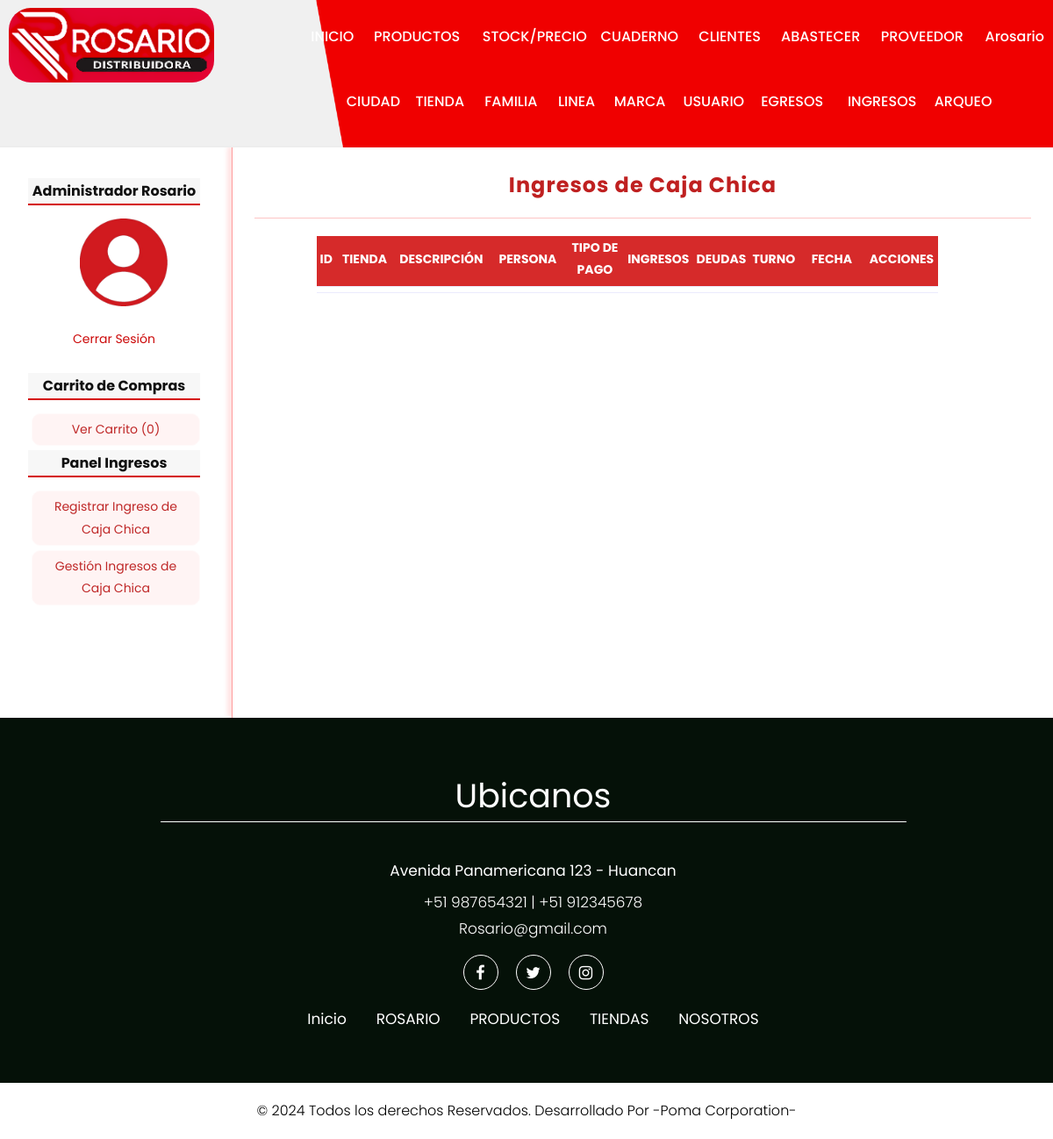
The app's page /ingreso/gestion (signed in), older data.
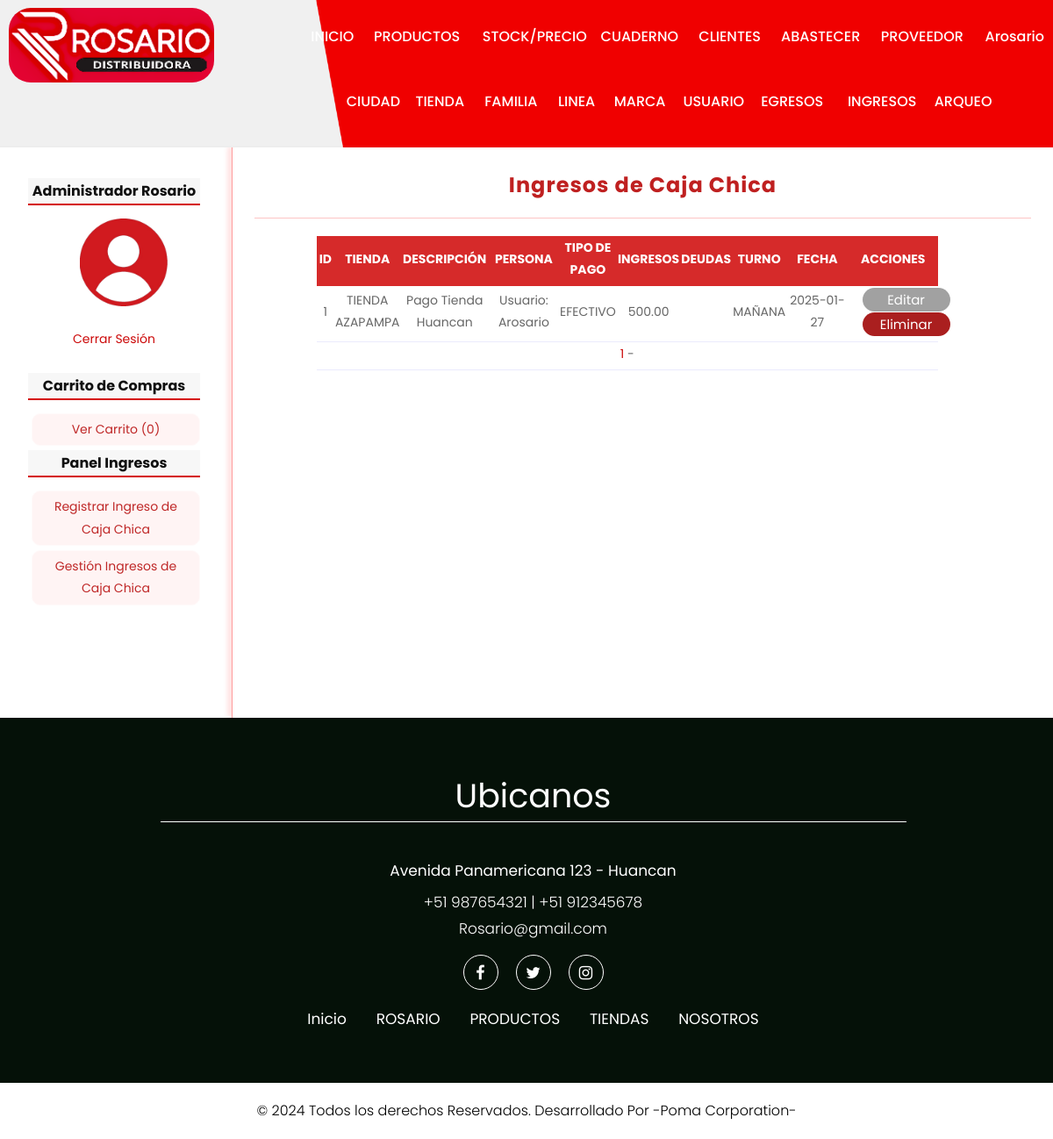
The same page, newer data.
### tables this page shows
CREATE TABLE Ingreso(
id              INT(255) AUTO_INCREMENT NOT NULL,
id_tienda       INT(255) NOT NULL,
id_usuario      INT(255),
id_cliente      INT(255),
id_cuaderno     INT(255),
tipopago        char(13),
ingresos        FLOAT(200,2),
deudas          FLOAT(200,2),
fecha           DATE,
hora            TIME,
turno           CHAR(6),
descripcion     VARCHAR(250),
est             CHAR(1) NOT NULL,
CONSTRAINT pk_ingreso PRIMARY KEY(id),
CONSTRAINT fk_ingreso_tienda FOREIGN KEY(id_tienda) REFERENCES tienda(id),
CONSTRAINT fk_ingreso_usuario FOREIGN KEY(id_usuario) REFERENCES usuario(id),
CONSTRAINT fk_ingreso_cliente FOREIGN KEY(id_cliente) REFERENCES cliente(id),
CONSTRAINT fk_ingreso_cuaderno FOREIGN KEY(id_cuaderno) REFERENCES cuaderno(id)
);

CREATE TABLE tienda(
id              INT(255) AUTO_INCREMENT NOT NULL,
id_ciudad       INT(255) NOT NULL,
nombre          VARCHAR(150) NOT NULL,
direccion       VARCHAR(255) NOT NULL,
est             CHAR(1) NOT NULL,
CONSTRAINT pk_tienda PRIMARY KEY(id),
CONSTRAINT fk_tienda_ciudad FOREIGN KEY(id_ciudad) REFERENCES ciudad(id)
);

CREATE TABLE usuario(
id              INT(255) AUTO_INCREMENT NOT NULL,
id_tienda       INT(255) NOT NULL,
dni             CHAR(8) NOT NULL,
nombre          VARCHAR(150) NOT NULL,
apellidos       VARCHAR(255) NOT NULL,
usuariof        VARCHAR(150) NOT NULL,
password        VARCHAR(255) NOT NULL,
rol             VARCHAR(20),
imagen          VARCHAR(255),
est             CHAR(1) NOT NULL,
CONSTRAINT pk_usuario PRIMARY KEY(id),
CONSTRAINT uq_usuariof UNIQUE(usuariof),
CONSTRAINT fk_usuario_tienda FOREIGN KEY(id_tienda) REFERENCES tienda(id)
);

### controllers/IngresoController.php (called while the page is built, shortened)
<?Php
require_once 'models/ingreso.php';
Class ingresoController{
    public function gestion(){
        if(isset($_GET['pag'])){
            $pag = $_GET['pag'];
        }else{
            $pag = 1;
        }
        $limite = 6;
        $offset = ($pag-1)*$limite;
        $ingreso = new Ingreso();
        $ingreso->setOffset($offset);
        $ingreso->setLimite($limite);
        $ingr = $ingreso->getAll();
        $total = $ingreso->getAlltotal();
        $totalP = ceil($total/$limite);
        $totalPag = $totalP;
        require_once 'views/ingreso/gestionin.php';
    }
}
?>

### config/db.php (called while the page is built)
<?Php
Class Database{
    public static function connect(){
        $db = new mysqli('localhost', 'root', '', 'ferr_ros_h');
        $db->query("SET NAMES 'utf8'");
        return $db;
    }
}
?>

### models/ingreso.php (called while the page is built, shortened)
<?Php
Class ingreso{
    private $limite;
    private $offset;
    private $db;
    public function __construct(){
        $this->db = Database::connect();
    }
    function getLimite(){
        return $this->limite;
    }
    function getOffset(){
        return $this->offset;
    }
    function setLimite($limite){
        $this->limite = $limite;
    }
    function setOffset($offset){
        $this->offset = $offset;
    }
    Public function getall(){
        $sql = "SELECT i.id, i.tipopago, i.ingresos, i.deudas, i.fecha, i.turno, i.descripcion, t.nombre as 'tienda', c.nombrecom as 'cliente', cu.id as 'cuaderno', u.usuariof as 'usuario' FROM ingreso i "
                . "INNER JOIN tienda t on t.id = i.id_tienda "
                . "LEFT JOIN usuario u on u.id = i.id_usuario "
                . "LEFT JOIN cliente c on c.id = i.id_cliente "
                . "LEFT JOIN cuaderno cu on cu.id = i.id_cuaderno "
                . "WHERE i.est = 'H' ORDER BY id DESC LIMIT {$this->getOffset()},{$this->getLimite()};";
        $ingreso = $this->db->query($sql);
        return $ingreso;
    }
    public function getAlltotal(){
        $ingreso  = $this->db->query("SELECT * FROM ingreso WHERE est = 'H'");
        return $ingreso->num_rows;
    }
}
?>

### views/ingreso/gestionin.php (the view, shortened to what this page needs)
<h1>Ingresos de Caja Chica</h1>
<table class="tablita">
    <tr>
        <th style="width: 20px;">ID</th>
        <th style="width: 60px;">TIENDA</th>
        <th style="width: 100px;">DESCRIPCIÓN</th>
        <th style="width: 80px;">PERSONA</th>
        <th style="width: 60px;">TIPO DE PAGO</th>
        <th style="width: 40px;">INGRESOS</th>
        <th style="width: 40px;">DEUDAS</th>
        <th style="width: 50px;">TURNO</th>
        <th style="width: 70px;">FECHA</th>
        <th style="width: 50px;">ACCIONES</th>
    </tr>
    <?Php while($in = $ingr->fetch_object()): ?>
    <tr>
        <td><?=$in->id?></td>
        <td><?=$in->tienda?></td>
        <?Php
        if(isset($in->cuaderno)){
            $descripcion = "CUADERNO $in->cuaderno";
        }else{
            $descripcion = $in->descripcion;
        }
        ?>
        <td><?=$descripcion?></td>
        <?Php
        if(isset($in->cliente)){
            $persona = "Cliente: $in->cliente";
        }else{
            $persona = "Usuario: $in->usuario";
        }
        ?>
        <td><?=$persona?></td>
        <td><?=$in->tipopago?></td>
        <td><?=$in->ingresos?></td>
        <td><?=$in->deudas?></td>
        <td><?=$in->turno?></td>
        <td><?=$in->fecha?></td>
        <?Php if (isset($in->cuaderno)): ?>
            <td>
                Sin Acción: Sujeto a Reg. Cuaderno
            </td>
        <?Php else: ?>
            <td>
                <a href="<?=base_url?>ingreso/editar&id=<?=$in->id?>" class="button solid-colort">Editar</a>
                <a href="<?=base_url?>ingreso/eliminar&id=<?=$in->id?>" class="button extra-colort">Eliminar</a>
            </td>
        <?Php endif; ?>
    </tr>
    <?Php endwhile; ?>
</table>
<table>
    <tr>
        <td class="text-center" colspan="11">
        <?Php if(isset($totalPag)): ?>
            <?Php for($i=1; $i<=$totalPag; $i++): ?>
                <a href="<?=base_url?>ingreso/gestion&pag=<?=$i?>"><?=$i?></a> -
            <?Php endfor; ?>
        <?Php endif; ?>
        </td>
    </tr>
</table>

Row changes from the older to the newer data that the page shows:
added ingreso: id "1", id_tienda.nombre "TIENDA AZAPAMPA", descripcion "Pago Tienda Huancan", id_usuario.usuariof "Usuario: Arosario", tipopago "EFECTIVO", ingresos "500.00", turno "MAÑANA", fecha "2025-01-27"
Text that changed along with them:
new list line: "1 -"
